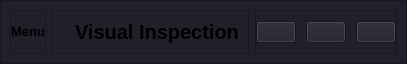
     <widget class="QFrame" name="header_frame">
      <property name="maximumSize">
       <size>
        <width>16777215</width>
        <height>58</height>
       </size>
      </property>
      <property name="styleSheet">
       <string notr="true">background-color:#1f2029;</string>
      </property>
      <property name="frameShape">
       <enum>QFrame::StyledPanel</enum>
      </property>
      <property name="frameShadow">
       <enum>QFrame::Raised</enum>
      </property>
      <layout class="QHBoxLayout" name="horizontalLayout">
       <property name="spacing">
        <number>6</number>
       </property>
       <property name="leftMargin">
        <number>9</number>
       </property>
       <property name="topMargin">
        <number>9</number>
       </property>
       <property name="rightMargin">
        <number>9</number>
       </property>
       <property name="bottomMargin">
        <number>9</number>
       </property>
       <item>
        <widget class="QFrame" name="header_left_frame">
         <property name="maximumSize">
          <size>
           <width>148</width>
           <height>16777215</height>
          </size>
         </property>
         <property name="styleSheet">
          <string notr="true"/>
         </property>
         <property name="frameShape">
          <enum>QFrame::StyledPanel</enum>
         </property>
         <property name="frameShadow">
          <enum>QFrame::Raised</enum>
         </property>
         <layout class="QHBoxLayout" name="horizontalLayout_4">
          <property name="spacing">
           <number>0</number>
          </property>
          <property name="leftMargin">
           <number>0</number>
          </property>
          <property name="topMargin">
           <number>0</number>
          </property>
          <property name="rightMargin">
           <number>0</number>
          </property>
          <property name="bottomMargin">
           <number>0</number>
          </property>
          <item alignment="Qt::AlignLeft">
           <widget class="QPushButton" name="menu_button">
            <property name="font">
             <font>
              <pointsize>10</pointsize>
              <weight>75</weight>
              <bold>true</bold>
             </font>
            </property>
            <property name="styleSheet">
             <string notr="true">border: none;
</string>
            </property>
            <property name="text">
             <string>Menu</string>
            </property>
            <property name="icon">
             <iconset resource="resource2.qrc">
              <normaloff>:/icons/feather/white/align-left.svg</normaloff>:/icons/feather/white/align-left.svg</iconset>
            </property>
            <property name="iconSize">
             <size>
              <width>32</width>
              <height>32</height>
             </size>
            </property>
           </widget>
          </item>
         </layout>
        </widget>
       </item>
       <item>
        <widget class="QFrame" name="header_center_frame">
         <property name="frameShape">
          <enum>QFrame::StyledPanel</enum>
         </property>
         <property name="frameShadow">
          <enum>QFrame::Raised</enum>
         </property>
         <layout class="QHBoxLayout" name="horizontalLayout_3">
          <item alignment="Qt::AlignRight">
           <widget class="QLabel" name="logo_label">
            <property name="text">
             <string/>
            </property>
            <property name="pixmap">
             <pixmap resource="icons/resources.qrc">:/icons/cil-home.png</pixmap>
            </property>
           </widget>
          </item>
          <item>
           <widget class="QLabel" name="app_name_label">
            <property name="font">
             <font>
              <family>MS Shell Dlg 2</family>
              <pointsize>15</pointsize>
              <weight>75</weight>
              <italic>false</italic>
              <bold>true</bold>
              <kerning>true</kerning>
             </font>
            </property>
            <property name="text">
             <string>Visual Inspection</string>
            </property>
           </widget>
          </item>
         </layout>
        </widget>
       </item>
       <item alignment="Qt::AlignRight">
        <widget class="QFrame" name="header_right_frame">
         <property name="frameShape">
          <enum>QFrame::StyledPanel</enum>
         </property>
         <property name="frameShadow">
          <enum>QFrame::Raised</enum>
         </property>
         <layout class="QHBoxLayout" name="horizontalLayout_2">
          <property name="spacing">
           <number>10</number>
          </property>
          <property name="leftMargin">
           <number>0</number>
          </property>
          <property name="topMargin">
           <number>0</number>
          </property>
          <property name="rightMargin">
           <number>0</number>
          </property>
          <property name="bottomMargin">
           <number>0</number>
          </property>
          <item>
           <widget class="QPushButton" name="min_win_button">
            <property name="text">
             <string/>
            </property>
            <property name="icon">
             <iconset resource="icons/resources.qrc">
              <normaloff>:/icons/cil-minus.png</normaloff>:/icons/cil-minus.png</iconset>
            </property>
           </widget>
          </item>
          <item>
           <widget class="QPushButton" name="restore_win_button">
            <property name="text">
             <string/>
            </property>
            <property name="icon">
             <iconset resource="icons/resources.qrc">
              <normaloff>:/icons/cil-window-restore.png</normaloff>:/icons/cil-window-restore.png</iconset>
            </property>
           </widget>
          </item>
          <item>
           <widget class="QPushButton" name="close_win_button">
            <property name="mouseTracking">
             <bool>true</bool>
            </property>
            <property name="styleSheet">
             <string notr="true">hover{
	
	background-color: rgb(255, 0, 4);
}</string>
            </property>
            <property name="text">
             <string/>
            </property>
            <property name="icon">
             <iconset resource="icons/resources.qrc">
              <normaloff>:/icons/cil-x.png</normaloff>:/icons/cil-x.png</iconset>
            </property>
            <property name="iconSize">
             <size>
              <width>16</width>
              <height>16</height>
             </size>
            </property>
           </widget>
          </item>
         </layout>
        </widget>
       </item>
      </layout>
     </widget>
